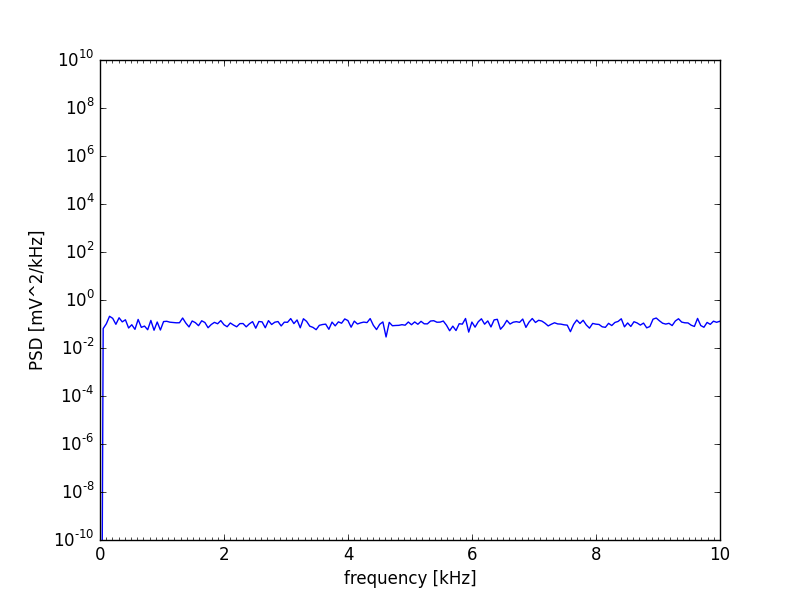

Source code (Python):
#
# psd.py
#
# An example program for acquiring data from an Arduino over the serial link and 
# graphically displaying it with SciPy.
#
# 1) Opens a serial connection (you will probably need to adjust this) 
# 2) Waits for Arduino init message.
# 3) Waits for user to press enter to acquire data.
# 4) Sends acquire signal to Arduino
# 5) Retrieves data of the serial link
# 6) Plots the data
#
# *** Requires on Anaconda (SciPy) and PySerial libraries. ***
#

import time, serial
import matplotlib.pyplot as plt
import numpy as np
from scipy import signal
from matplotlib import ticker

calib_mv = 4750
nrun    = 10  # number of full buffers to request with acquire
dt      = 1  # time resolution requested (1 is as fast as possible - 76.9 kHz)
nnarrow = 10*dt  # narrow peak integral (1 kHz width)
nwide   = 30*dt  # wide peak integral (3 kHz width)
fup     = 40 # maximum frequency (kHz) to display in periodogram
fa      = 5 # min of PSD integration window (kHz)
fb      = 10 # max of PSD integration window (kHz) 
#SERIAL_PORT="COM4"
#SERIAL_PORT="/dev/cu.usbmodem1421"
SERIAL_PORT="/dev/tty.usbmodem1411"
#SERIAL_PORT=raw_input("Enter the serial port for the Arduino (e.g. COM4):  ")

print "connecting to the Arduino..."


# open the serial connection
ser = serial.Serial(SERIAL_PORT, 115200)
time.sleep(1)

# that resets Arduino, so first we wait to receive initializing string from Arduino
print ser.readline().strip()


# Now wait for a key press to acquire the data:
raw_input("Press Enter to Acquire...")    
# Now we can send our acquire data signal:
print nrun
print dt
s = "a {0:d} {1:d}".format(nrun, dt)
print "sending acquire command:  " + s 
ser.write(s)
# first line is the length of the payload:
nsamp = int(ser.readline().strip())
nrun  = int(ser.readline().strip())
scale = int(ser.readline().strip())
mv    = (calib_mv/255.0)*(scale/255.0)

xl = np.zeros((nrun,nsamp), dtype=float)
yl = np.zeros((nrun,nsamp), dtype=float)
sat = 0
print "receiving payload from Arduion of length ", nsamp, " x ", nrun, "\n"
print "voltage scale is ", scale

for i in range(nrun):
    print "run ", i
    for j in range(nsamp):
        str = ser.readline().strip()
        # print str
        x,y = str.split()
        if ((int(y)==0) or (int(y)==255)):
            sat = sat + 1
        if ((i<5) and (j<5)):
            print "x: ", x, "y: ", y
        xl[i][j] = float(x);
        yl[i][j] = float(y)
ser.close()

tau = dt/76.9
xl = tau * xl
mean = np.mean(yl)
yl = mv * (yl-mean)
for i in range(nrun):
    plt.plot(xl[i], yl[i])
plt.xlabel("time [milliseconds]")
plt.ylabel("voltage m[V]")
plt.savefig('waveform.png')
np.savetxt('waveform.txt', np.column_stack((xl,yl)))
plt.show();

fs = 76.9/dt;

f = []
pavg = []
var  = 0;
for i in range(nrun):
    f, psd = signal.periodogram(yl[i], fs)
    if (i == 0):
        pavg = psd
        var = np.var(yl[i])
    else:
        pavg += psd
        var += np.var(yl[i])

pavg = pavg / float(nrun)
var  = var / float(nrun)
rms  = (var**0.5)
#print favg
#print pavg

imax = np.argmax(pavg)
pmax = pavg[imax]
fmax = f[imax]
vmax = (pmax*fs/nsamp)**0.5
print "sample rms is ", rms
print "peak at f=", fmax, " with Vrms=", vmax

print imax

# integrals near peak:
an = max(0, imax-nnarrow)
bn = min(len(f),imax + nnarrow)
vintn = (np.sum(pavg[an:bn])*fs/nsamp)**0.5
# wider integral:
aw = max(0, imax-nwide)
bw = min(len(f),imax + nwide)
vintw = (np.sum(pavg[aw:bw])*fs/nsamp)**0.5

# total:
vtot = (np.sum(pavg)*fs/nsamp)**0.5

print "saturated count is ", sat
print "total integrated rms is ", vtot
print "in narrow region of peak is ", vintn
print "in wide region of peak is ", vintw

print "mean of PSD:  ", np.mean(pavg), "mV^2/kHz"
ia = (fa/fs)*nsamp
ib = (fb/fs)*nsamp
print "mean of PSD in region:  ", np.mean(pavg[ia:ib]), "mV^2/kHz"

fig, ax = plt.subplots(1,1)
ax.semilogy(f, pavg)
ax.set_xlabel('frequency [kHz]')
ax.set_ylabel('PSD [mV^2/kHz]')
ax.set_ylim(1E-10, 1E10)
ax.set_xlim(0, fup)
tick_spacing = 0.1
ax.xaxis.set_minor_locator(ticker.MultipleLocator(tick_spacing))
plt.savefig('psd.png')
plt.show()



